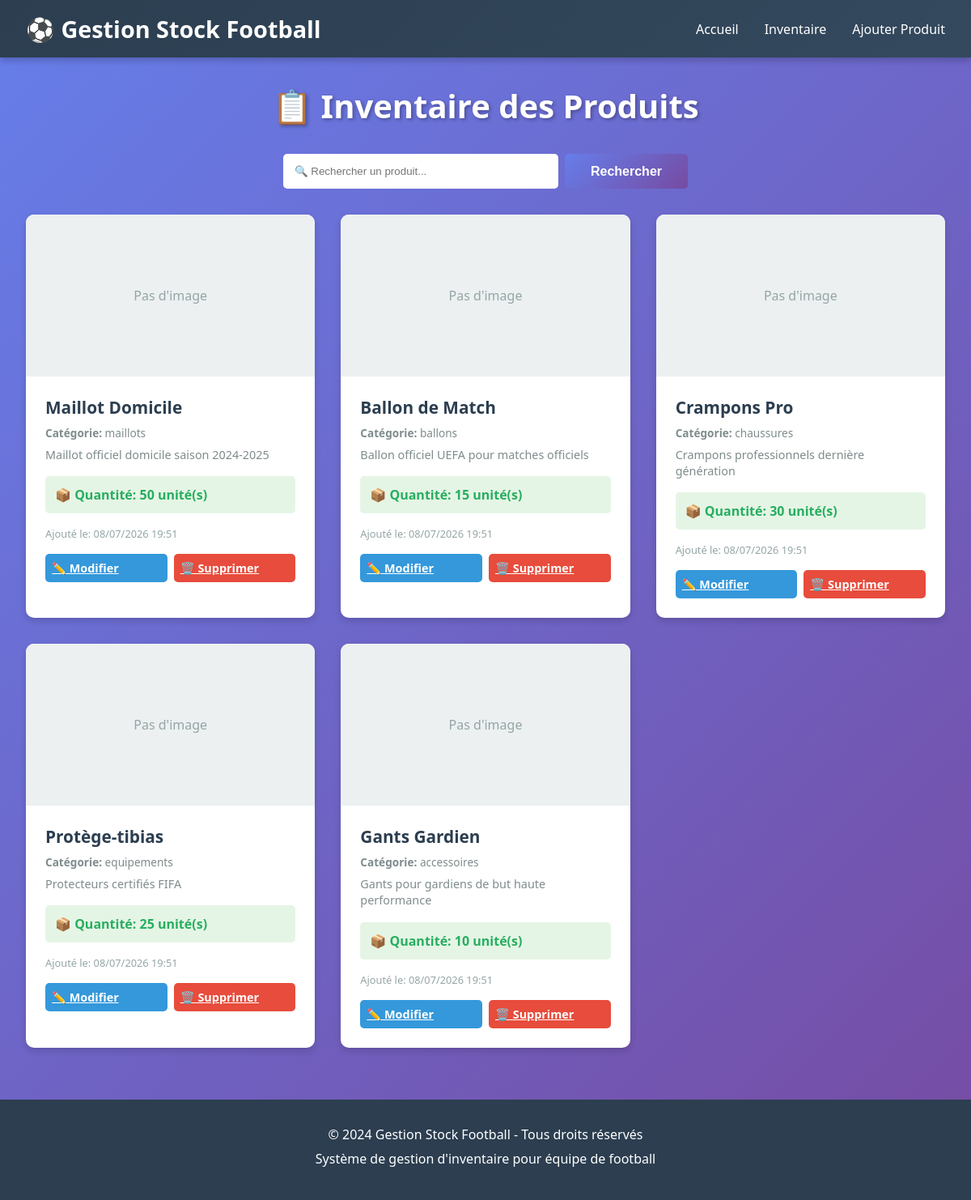
The page /pages/inventaire.php on the database its author committed.
### tables this page shows
CREATE TABLE IF NOT EXISTS produits (
    id INT PRIMARY KEY AUTO_INCREMENT,
    nom VARCHAR(255) NOT NULL,
    description TEXT NOT NULL,
    quantite INT NOT NULL DEFAULT 0,
    categorie VARCHAR(100) NOT NULL,
    image VARCHAR(255),
    date_creation TIMESTAMP DEFAULT CURRENT_TIMESTAMP,
    date_modification TIMESTAMP DEFAULT CURRENT_TIMESTAMP ON UPDATE CURRENT_TIMESTAMP,
    INDEX idx_categorie (categorie),
    INDEX idx_quantite (quantite)
);

### pages/inventaire.php (the view, shortened to what this page needs)
<?php
include '../includes/header.php';
include '../config/database.php';
$searchTerm = '';
$sql = "SELECT * FROM produits";
$sql .= " ORDER BY date_creation DESC";
$result = $conn->query($sql);
$produits = [];
if ($result && $result->num_rows > 0) {
    while ($row = $result->fetch_assoc()) {
        $produits[] = $row;
    }
}
?>
<div class="container">
    <h2 class="page-title">📋 Inventaire des Produits</h2>
    <div style="display: flex; gap: 1rem; margin-bottom: 2rem; justify-content: center;">
        <form method="GET" style="display: flex; gap: 0.5rem; width: 100%; max-width: 500px;">
            <input type="text" name="search" placeholder="🔍 Rechercher un produit..."
                   value="<?php echo $searchTerm; ?>" style="flex: 1; padding: 0.75rem; border: 2px solid white; border-radius: 5px;">
            <button type="submit" class="btn btn-primary">Rechercher</button>
        </form>
    </div>
    <?php if (count($produits) > 0): ?>
        <div class="inventory-grid">
            <?php foreach ($produits as $produit): ?>
                <div class="product-card">
                    <?php if (!empty($produit['image'])): ?>
                        <img src="../uploads/<?php echo htmlspecialchars($produit['image']); ?>"
                             alt="<?php echo htmlspecialchars($produit['nom']); ?>" class="product-image">
                    <?php else: ?>
                        <div class="product-image" style="display: flex; align-items: center; justify-content: center; background: #ecf0f1; color: #95a5a6;">
                            Pas d'image
                        </div>
                    <?php endif; ?>
                    <div class="product-info">
                        <h3 class="product-name"><?php echo htmlspecialchars($produit['nom']); ?></h3>
                        <p style="font-size: 0.85rem; color: #7f8c8d; margin-bottom: 0.5rem;">
                            <strong>Catégorie:</strong> <?php echo htmlspecialchars($produit['categorie']); ?>
                        </p>
                        <p class="product-description"><?php echo htmlspecialchars($produit['description']); ?></p>
                        <div class="product-quantity <?php echo $produit['quantite'] < 5 ? 'low' : 'ok'; ?>">
                            📦 Quantité: <strong><?php echo $produit['quantite']; ?> unité(s)</strong>
                        </div>
                        <p style="font-size: 0.8rem; color: #95a5a6; margin-bottom: 1rem;">
                            Ajouté le: <?php echo date('d/m/Y H:i', strtotime($produit['date_creation'])); ?>
                        </p>
                        <div class="product-actions">
                            <a href="modifier_produit.php?id=<?php echo $produit['id']; ?>" class="btn btn-info">✏️ Modifier</a>
                            <a href="inventaire.php?action=delete&id=<?php echo $produit['id']; ?>"
                               class="btn btn-danger" onclick="return confirm('Êtes-vous sûr?')">🗑️ Supprimer</a>
                        </div>
                    </div>
                </div>
            <?php endforeach; ?>
        </div>
    <?php endif; ?>
</div>
<?php
include '../includes/footer.php';
?>

### includes/header.php (shortened to what this page needs)
<!DOCTYPE html>
<html lang="fr">
<head>
    <link rel="stylesheet" href="assets/css/style.css">
</head>
<body>
    <nav class="navbar">
        <div class="navbar-container">
            <div class="navbar-logo">
                <h1>⚽ Gestion Stock Football</h1>
            </div>
            <ul class="nav-menu">
                <li><a href="index.php" class="nav-link">Accueil</a></li>
                <li><a href="pages/inventaire.php" class="nav-link">Inventaire</a></li>
                <li><a href="pages/ajouter_produit.php" class="nav-link">Ajouter Produit</a></li>
            </ul>
        </div>
    </nav>
</body>
</html>

### includes/footer.php (shortened to what this page needs)
<footer class="footer">
    <div class="footer-content">
        <p>&copy; 2024 Gestion Stock Football - Tous droits réservés</p>
        <p>Système de gestion d'inventaire pour équipe de football</p>
    </div>
</footer>
</body>
</html>

### assets/css/style.css (style rules this page uses)
* { margin: 0; padding: 0; box-sizing: border-box; }
body { font-family: 'Segoe UI', Tahoma, Geneva, Verdana, sans-serif; background: linear-gradient(135deg, #667eea 0%, #764ba2 100%); min-height: 100vh; color: #333; }
.navbar { background: linear-gradient(135deg, #2c3e50 0%, #34495e 100%); padding: 1rem 0; box-shadow: 0 4px 8px rgba(0, 0, 0, 0.2); position: sticky; top: 0; z-index: 100; }
.navbar-container { max-width: 1200px; margin: 0 auto; padding: 0 2rem; display: flex; justify-content: space-between; align-items: center; }
.navbar-logo h1 { color: #fff; font-size: 1.8rem; }
.nav-menu { display: flex; list-style: none; gap: 2rem; }
.nav-link { color: #fff; text-decoration: none; font-weight: 500; transition: 0.3s; }
.container { max-width: 1200px; margin: 2rem auto; padding: 0 2rem; }
.page-title { text-align: center; color: white; margin-bottom: 2rem; font-size: 2.5rem; text-shadow: 2px 2px 4px rgba(0, 0, 0, 0.3); }
.btn { padding: 0.75rem 2rem; border: none; border-radius: 5px; font-size: 1rem; font-weight: 600; cursor: pointer; transition: 0.3s; }
.btn-primary { background: linear-gradient(135deg, #667eea 0%, #764ba2 100%); color: white; }
.btn-danger { background: #e74c3c; color: white; }
.btn-info { background: #3498db; color: white; }
.inventory-grid { display: grid; grid-template-columns: repeat(auto-fill, minmax(280px, 1fr)); gap: 2rem; margin-top: 2rem; }
.product-card { background: white; border-radius: 10px; overflow: hidden; box-shadow: 0 4px 8px rgba(0, 0, 0, 0.15); transition: 0.3s; }
.product-image { width: 100%; height: 200px; object-fit: cover; background: #ecf0f1; }
.product-info { padding: 1.5rem; }
.product-name { font-size: 1.3rem; font-weight: 700; color: #2c3e50; margin-bottom: 0.5rem; }
.product-description { color: #7f8c8d; font-size: 0.9rem; margin-bottom: 1rem; line-height: 1.4; }
.product-quantity { background: #ecf0f1; padding: 0.75rem; border-radius: 5px; margin-bottom: 1rem; font-weight: 600; color: #2c3e50; }
.product-quantity.ok { background: #e5f5e5; color: #27ae60; }
.product-actions { display: flex; gap: 0.5rem; justify-content: space-between; }
.product-actions .btn { flex: 1; padding: 0.5rem; font-size: 0.9rem; }
.footer { background: #2c3e50; color: white; text-align: center; padding: 2rem; margin-top: 4rem; }
.footer-content p { margin-bottom: 0.5rem; }

### rows shown on the page
produits: image "Pas d'image", nom "Maillot Domicile", categorie "maillots", description "Maillot officiel domicile saison 2024-2025", quantite "50", date_creation "08/07/2026 19:51"
produits: image "Pas d'image", nom "Ballon de Match", categorie "ballons", description "Ballon officiel UEFA pour matches officiels", quantite "15", date_creation "08/07/2026 19:51"
produits: image "Pas d'image", nom "Crampons Pro", categorie "chaussures", description "Crampons professionnels dernière génération", quantite "30", date_creation "08/07/2026 19:51"
produits: image "Pas d'image", nom "Protège-tibias", categorie "equipements", description "Protecteurs certifiés FIFA", quantite "25", date_creation "08/07/2026 19:51"
produits: image "Pas d'image", nom "Gants Gardien", categorie "accessoires", description "Gants pour gardiens de but haute performance", quantite "10", date_creation "08/07/2026 19:51"
